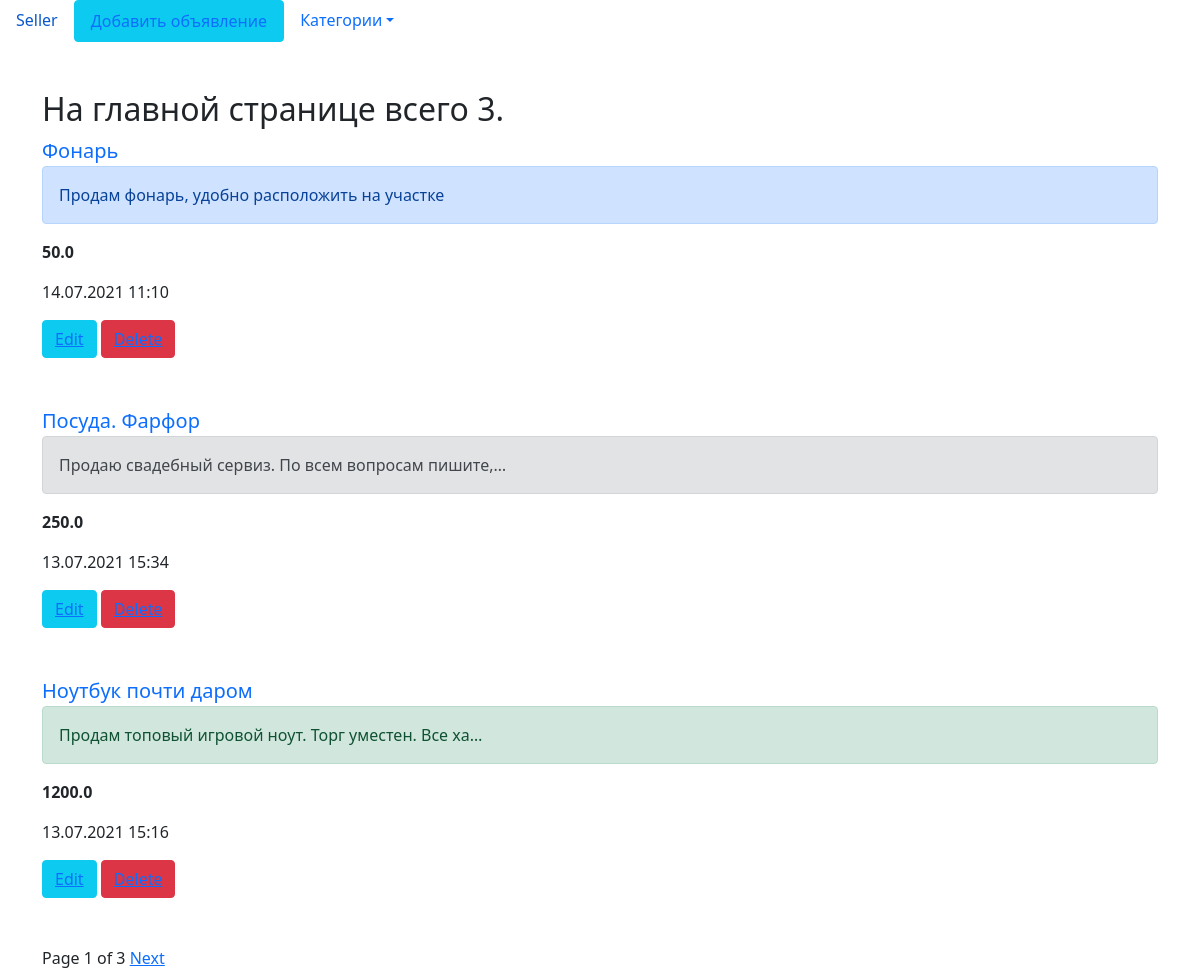
/, run on an earlier commit of the app's database.
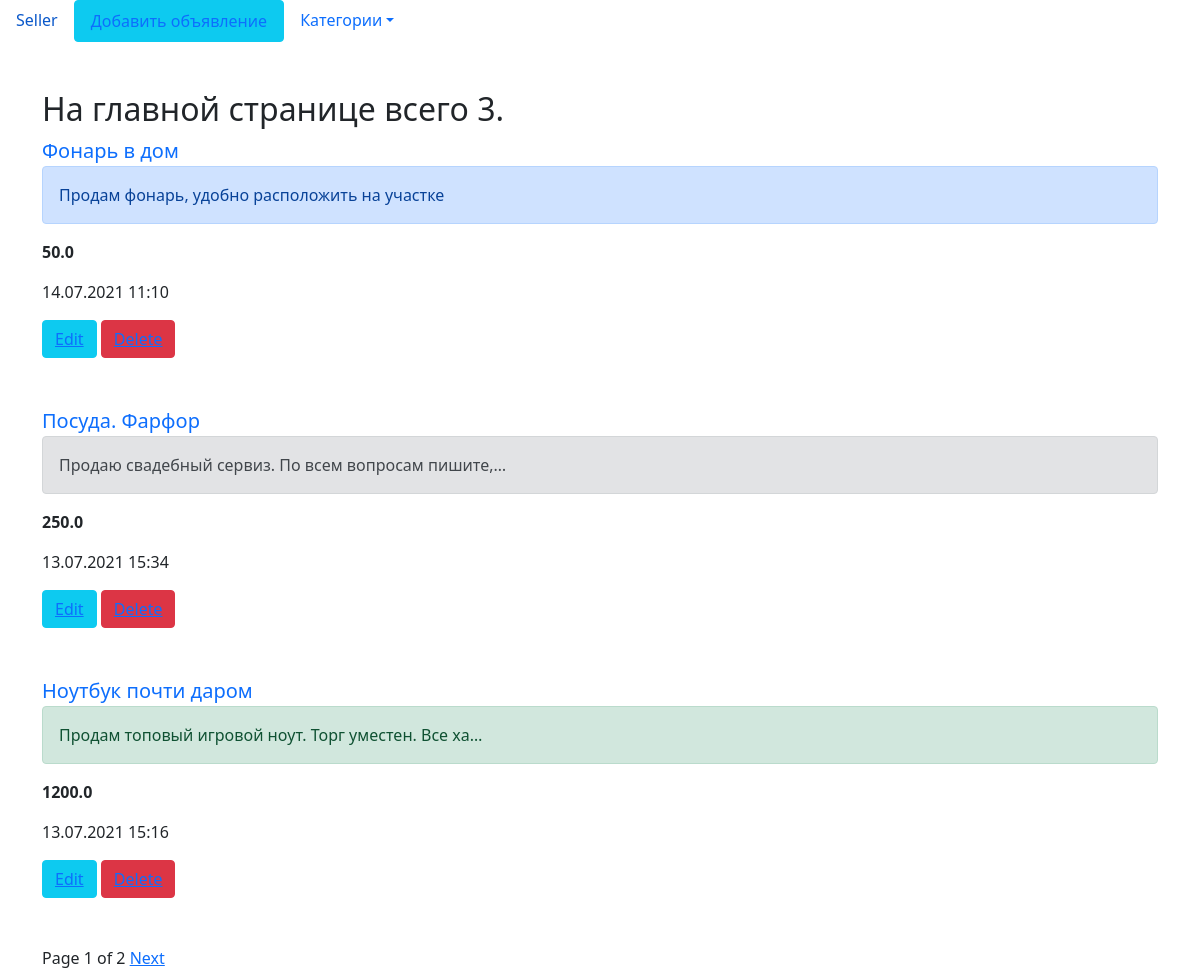
And on a later commit of the database.
### bboard/models.py (models this page shows)
class Bb(models.Model):
    title = models.CharField(max_length=50, verbose_name='Заголовок')
    rubric = models.ForeignKey('Rubric', null=True, on_delete=models.PROTECT, verbose_name='Рубрика')
    description = models.TextField(null=True, blank=True, verbose_name='Описание')
    price = models.FloatField(null=True, blank=True, verbose_name='Цена')
    date = models.DateTimeField(auto_now_add=True, db_index=True, verbose_name='Дата публикации')
    class CITIES(models.TextChoices):
        KYIV = 'kyi', 'Киев'
        ODESSA = 'ode', 'Одесса'
        DNIPRO = 'dni', 'Днепр'
        __empty__ = '---------'
    city = models.CharField(max_length=3, choices=CITIES.choices)
    class Meta:
        verbose_name = 'Объявление'
        verbose_name_plural = 'Объявления'
        ordering = ['-date']
        unique_together = (('title', 'date'),
                           ('title', 'rubric', 'date'))

### bboard/views.py (the view)
# urls.py: path('', views.index, name='home'),
def index(request):
    rubrics = Rubric.objects.all()
    items = Bb.objects.all()
    paginator = Paginator(items, 3)
    if 'page' in request.GET:
        page_num = request.GET['page']
    else:
        page_num = 1
    page = paginator.get_page(page_num)
    context = {'rubrics': rubrics, 'page': page, 'items': page.object_list}
    return render(request, 'bboard/index.html', context)

### bboard/models.py (called while the page is built)
    def __str__(self):
        return self.name

### bboard/templates/bboard/index.html (shortened to what this page needs)
{% extends 'bboard/base.html' %}
{% block content %}
    {% with bb_count=items.count %}
    {% if bb_count > 0 %}
        <h2>На главной странице всего {{ bb_count }}.</h2>
    {% endif %}
    {% endwith %}
    {% for item in items %}
        <a class="lead" style="text-decoration: none;" href="{% url 'detail' pk=item.pk %}">{{ item.title }}</a>
        <p class="{% cycle 'alert alert-primary' 'alert alert-secondary' 'alert alert-success' %}">
            {{ item.description|truncatechars:'50' }}</p>
        <p><strong>{{ item.price }}</strong></p>
        <p>{{ item.date|date:"d.m.Y H:i" }}</p>
        <button class="btn btn-info"><a href="{% url 'edit' pk=item.pk %}">Edit</a></button>
        <button class="btn btn-danger"><a href="{% url 'delete' pk=item.pk %}">Delete</a></button>
        <br>
        <br>
        <br>
    {% empty %}
        <h1>There are no items in the list of publications</h1>
    {% endfor %}
    <span class="current">
        Page {{ page.number }} of {{ page.paginator.num_pages }}
    </span>
    {% if page.has_next %}
        <a href="?page={{ page.next_page_number }}">Next</a>
    {% endif %}
{% endblock %}

What changed in the data, as far as the page shows it:
changed Bb "Продам фонарь, удобно расположить на участке": title "Фонарь" → "Фонарь в дом"
Also different on the page:
{{ page.paginator.num_pages }}: "3" → "2"
